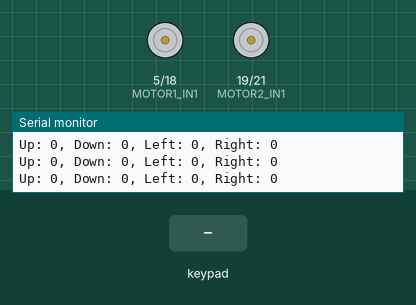
This sketch was run on a simulated ESP32. Parts: motor-driver pin pairs drawn as motors (green arrow = first pin HIGH = forward, orange = second pin HIGH = backward, longer = more drive, scaled by the enable pin), the last lines printed to the serial monitor. The inputs (shaded band) are chosen by the test bench. Nothing arrives over Bluetooth unless stated.

Above: at 1.2 s.
1.3 s: key 'U' pressed
At 1.53 s:
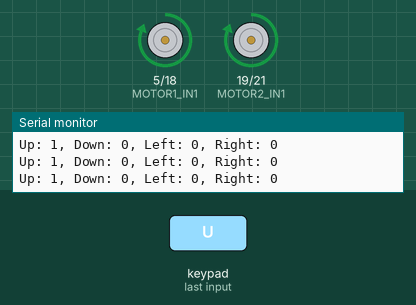
3.2 s: key 'D' pressed
At 3.43 s:
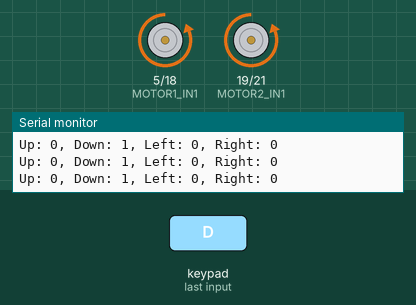
5.1 s: key 'L' pressed
At 5.33 s:
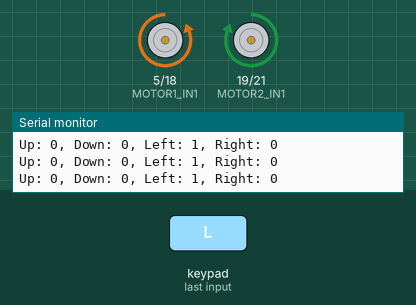
7.0 s: key 'R' pressed
At 7.23 s:
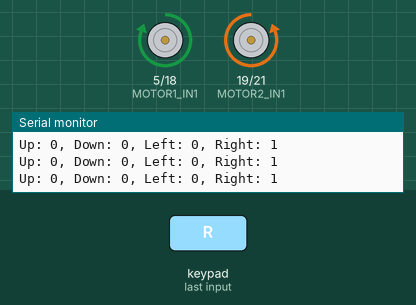
Timing chart, 0 to 9.9 s (numbered marks = the images above; inputs shaded):
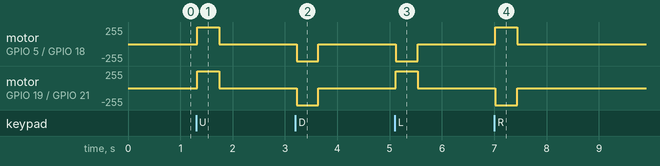

The sketch:

2motors_ps3.ino
```cpp
#include <Ps3Controller.h>

// Motor pins for L298N Motor Driver
#define MOTOR1_IN1 5  // Motor 1 forward pin
#define MOTOR1_IN2 18 // Motor 1 backward pin
#define MOTOR2_IN1 19 // Motor 2 forward pin
#define MOTOR2_IN2 21 // Motor 2 backward pin

// Enable pins for motor speed control (PWM)
#define MOTOR1_EN 4  // Motor 1 speed control
#define MOTOR2_EN 12 // Motor 2 speed control

// Motor speed value (fixed for D-pad control)
int motorSpeed = 255; // Value from 0-255 for PWM control

// Callback function to process PS3 controller inputs
void notify() {
  // D-pad control for motor movement
  if (Ps3.data.button.up) {
    controlMotor(MOTOR1_IN1, MOTOR1_IN2, MOTOR1_EN, motorSpeed);  // Motor 1 forward
    controlMotor(MOTOR2_IN1, MOTOR2_IN2, MOTOR2_EN, motorSpeed);  // Motor 2 forward
  } else if (Ps3.data.button.down) {
    controlMotor(MOTOR1_IN1, MOTOR1_IN2, MOTOR1_EN, -motorSpeed); // Motor 1 backward
    controlMotor(MOTOR2_IN1, MOTOR2_IN2, MOTOR2_EN, -motorSpeed); // Motor 2 backward
  } else if (Ps3.data.button.left) {
    controlMotor(MOTOR1_IN1, MOTOR1_IN2, MOTOR1_EN, -motorSpeed); // Motor 1 backward
    controlMotor(MOTOR2_IN1, MOTOR2_IN2, MOTOR2_EN, motorSpeed);  // Motor 2 forward
  } else if (Ps3.data.button.right) {
    controlMotor(MOTOR1_IN1, MOTOR1_IN2, MOTOR1_EN, motorSpeed);  // Motor 1 forward
    controlMotor(MOTOR2_IN1, MOTOR2_IN2, MOTOR2_EN, -motorSpeed); // Motor 2 backward
  } else {
    // Stop both motors if no D-pad input
    controlMotor(MOTOR1_IN1, MOTOR1_IN2, MOTOR1_EN, 0);
    controlMotor(MOTOR2_IN1, MOTOR2_IN2, MOTOR2_EN, 0);
  }

  // Debugging output for D-pad buttons
  Serial.print("Up: "); Serial.print(Ps3.data.button.up);
  Serial.print(", Down: "); Serial.print(Ps3.data.button.down);
  Serial.print(", Left: "); Serial.print(Ps3.data.button.left);
  Serial.print(", Right: "); Serial.println(Ps3.data.button.right);
}

// Function to control individual motors
void controlMotor(int motorPin1, int motorPin2, int motorEN, int speed) {
  if (speed > 0) { // Move forward
    digitalWrite(motorPin1, HIGH);
    digitalWrite(motorPin2, LOW);
    analogWrite(motorEN, speed);
  } else if (speed < 0) { // Move backward
    digitalWrite(motorPin1, LOW);
    digitalWrite(motorPin2, HIGH);
    analogWrite(motorEN, abs(speed));
  } else { // Stop the motor
    digitalWrite(motorPin1, LOW);
    digitalWrite(motorPin2, LOW);
    analogWrite(motorEN, 0);
  }
}

// On Connection function
void onConnect() {
  Serial.println("Controller Connected.");
}

void setup() {
  Serial.begin(115200);

  // Initialize motor pins as outputs
  pinMode(MOTOR1_IN1, OUTPUT);
  pinMode(MOTOR1_IN2, OUTPUT);
  pinMode(MOTOR2_IN1, OUTPUT);
  pinMode(MOTOR2_IN2, OUTPUT);

  // Initialize PWM pins for speed control
  pinMode(MOTOR1_EN, OUTPUT);
  pinMode(MOTOR2_EN, OUTPUT);

  // Attach the notify function to the PS3 controller
  Ps3.attach(notify);
  Ps3.attachOnConnect(onConnect);

  // Start PS3 controller communication with a given MAC address
  Ps3.begin("00:00:00:00:00:0a");

  Serial.println("Ready.");
}

void loop() {
  if (!Ps3.isConnected()) {
    return;
  }
  delay(100);
}
```

Measured:
- after the input at 1.3 s, motor on GPIO 5 (MOTOR1_IN1) / GPIO 18 (MOTOR1_IN2), motor on GPIO 19 (MOTOR2_IN1) / GPIO 21 (MOTOR2_IN2): stopped → forward 255/255 at once, → stopped 0.42 s later
- after the input at 3.2 s, motor on GPIO 5 (MOTOR1_IN1) / GPIO 18 (MOTOR1_IN2), motor on GPIO 19 (MOTOR2_IN1) / GPIO 21 (MOTOR2_IN2): stopped → backward 255/255 at once, → stopped 0.42 s later
- after the input at 5.1 s, motor on GPIO 5 (MOTOR1_IN1) / GPIO 18 (MOTOR1_IN2): stopped → backward 255/255 at once, → stopped 0.42 s later; motor on GPIO 19 (MOTOR2_IN1) / GPIO 21 (MOTOR2_IN2): stopped → forward 255/255 at once, → stopped 0.42 s later
- after the input at 7.0 s, motor on GPIO 5 (MOTOR1_IN1) / GPIO 18 (MOTOR1_IN2): stopped → forward 255/255 at once, → stopped 0.42 s later; motor on GPIO 19 (MOTOR2_IN1) / GPIO 21 (MOTOR2_IN2): stopped → backward 255/255 at once, → stopped 0.42 s later
